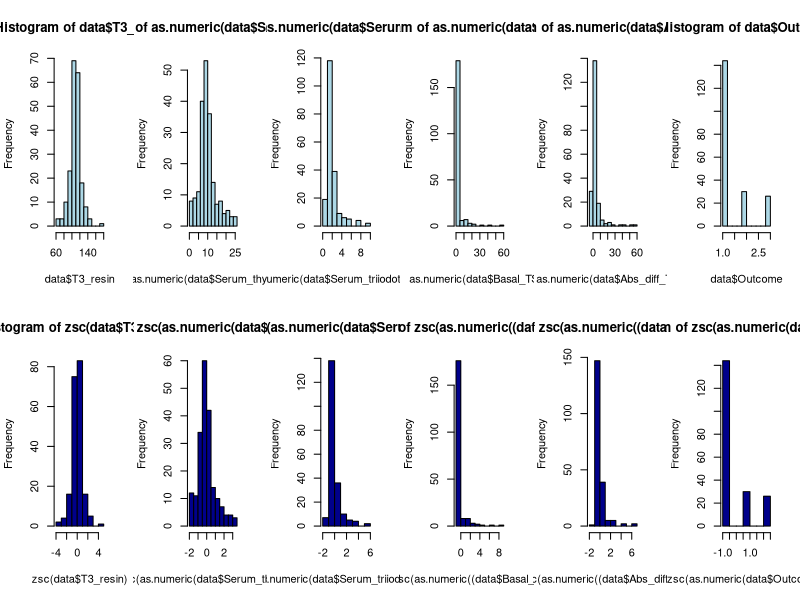
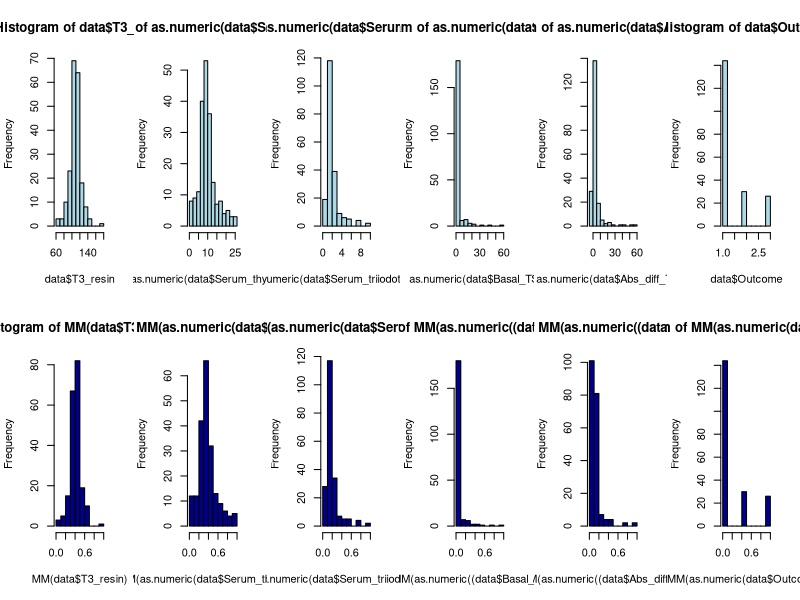

Write R code to recreate these figures, in order.
data1 <- read.csv("thyroid.csv", stringsAsFactors = FALSE)
library("VIM")
null2_2 <- function(dataset) {
  dataset[dataset==""]<-NA
  dataset[dataset=="?"]<-NA
  dataset[dataset=="NULL"]<-NA
  return(dataset)
}
data=null2_2(data1)
zsc <-function(dataset){
  z<-(dataset-mean(dataset,na.rm =T))/sd(dataset,na.rm=T)
  return(z)                             
}
MM <- function(dataset){
  mm=((dataset-min(dataset,na.rm = TRUE))/((max(dataset,na.rm = TRUE)-min(dataset,na.rm = TRUE))))
  return(mm)
}

par(mfrow=c(2,6))
hist(data$T3_resin,col = "lightblue")
hist(as.numeric(data$Serum_thyroxin),col = "lightblue")
hist(as.numeric(data$Serum_triiodothyronine),col = "lightblue")
hist(as.numeric(data$Basal_TSH),col = "lightblue")
hist(as.numeric(data$Abs_diff_TSH),col = "lightblue")
hist(data$Outcome,col = "lightblue")
hist(zsc(data$T3_resin),col = "darkblue")
hist(zsc(as.numeric(data$Serum_thyroxin)),col = "darkblue")
hist(zsc(as.numeric(data$Serum_triiodothyronine)),col = "darkblue")
hist(zsc(as.numeric((data$Basal_TSH))),col = "darkblue")
hist(zsc(as.numeric((data$Abs_diff_TSH))),col = "darkblue")
hist(zsc(as.numeric(data$Outcome)),col = "darkblue")

par(mfrow=c(2,6))
hist(data$T3_resin,col = "lightblue")
hist(as.numeric(data$Serum_thyroxin),col = "lightblue")
hist(as.numeric(data$Serum_triiodothyronine),col = "lightblue")
hist(as.numeric(data$Basal_TSH),col = "lightblue")
hist(as.numeric(data$Abs_diff_TSH),col = "lightblue")
hist(data$Outcome,col = "lightblue")
hist(MM(data$T3_resin),col = "darkblue")
hist(MM(as.numeric(data$Serum_thyroxin)),col = "darkblue")
hist(MM(as.numeric(data$Serum_triiodothyronine)),col = "darkblue")
hist(MM(as.numeric((data$Basal_TSH))),col = "darkblue")
hist(MM(as.numeric((data$Abs_diff_TSH))),col = "darkblue")
hist(MM(as.numeric(data$Outcome)),col = "darkblue")
